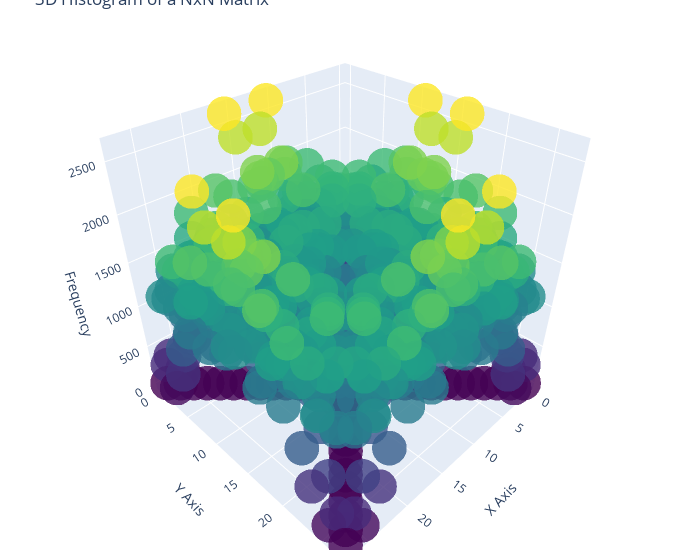

The cell this chart's notebook holds for it:
### Code cell
N = 28
matrix = np.asarray(get_distribution(N))

# Create x, y, z positions for Plotly
xpos, ypos = np.meshgrid(range(N), range(N), indexing="ij")
xpos = xpos.flatten()
ypos = ypos.flatten()
zpos = matrix.flatten()

fig = go.Figure(data=[go.Scatter3d(x=xpos, y=ypos, z=zpos,
                                   mode='markers',
                                   marker=dict(size=12, color=zpos, colorscale='Viridis', opacity=0.8))])

fig.update_layout(scene=dict(
                    xaxis=dict(title='X Axis'),
                    yaxis=dict(title='Y Axis'),
                    zaxis=dict(title='Frequency')),
                  title='3D Histogram of a NxN Matrix',
                  width=700,
                  margin=dict(r=20, b=10, l=10, t=10))

fig.show()

### Figure 1 — Plotly figure (JSON) as saved in the notebook; plotly's stock layout.template omitted (floating-point values rounded to 4 significant figures; data arrays with more than 128 entries replaced by an {"elided": "..."} marker saying what was removed)
{"data": [{"marker": {"color": {"elided": "784 int values"}, "colorscale": [[0, "#440154"], [0.1111, "#482878"], [0.2222, "#3e4989"], [0.3333, "#31688e"], [0.4444, "#26828e"], [0.5556, "#1f9e89"], [0.6667, "#35b779"], [0.7778, "#6ece58"], [0.8889, "#b5de2b"], [1, "#fde725"]], "opacity": 0.8, "size": 12}, "mode": "markers", "type": "scatter3d", "x": {"elided": "784 int values"}, "y": {"elided": "784 int values"}, "z": {"elided": "784 int values"}}], "layout": {"margin": {"b": 10, "l": 10, "r": 20, "t": 10}, "scene": {"xaxis": {"title": {"text": "X Axis"}}, "yaxis": {"title": {"text": "Y Axis"}}, "zaxis": {"title": {"text": "Frequency"}}}, "title": {"text": "3D Histogram of a NxN Matrix"}, "width": 700}}
